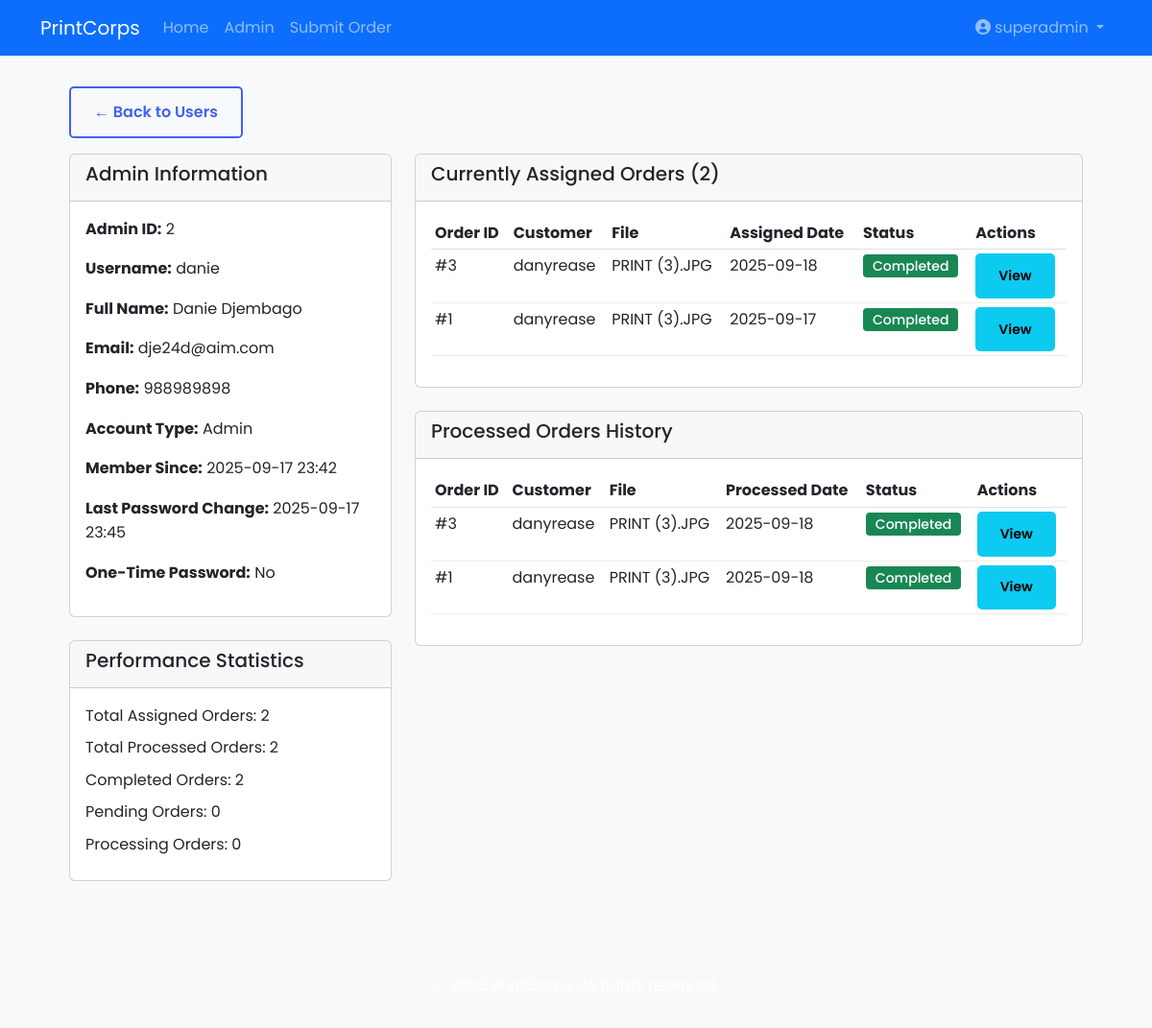
The page /superadmin/admin/2 (signed in) on the database its author committed.
### app.py (models this page shows, shortened)
class User(UserMixin, db.Model):
    id = db.Column(db.Integer, primary_key=True)
    username = db.Column(db.String(100), unique=True, nullable=False)
    email = db.Column(db.String(120), unique=True, nullable=True)
    full_name = db.Column(db.String(150), nullable=True)
    phone_number = db.Column(db.String(20), nullable=True)
    password_hash = db.Column(db.String(200), nullable=False)
    is_admin = db.Column(db.Boolean, default=False)
    is_superadmin = db.Column(db.Boolean, default=False)
    created_at = db.Column(db.DateTime, default=datetime.utcnow)
    password_changed_at = db.Column(db.DateTime, nullable=True)
    is_one_time_password = db.Column(db.Boolean, default=False)
    reset_token = db.Column(db.String(100), nullable=True)
    reset_token_expires = db.Column(db.DateTime, nullable=True)
    location_set = db.Column(db.Boolean, default=False)  # Track if location is set
    orders = db.relationship('Order', backref='customer', foreign_keys='Order.user_id', lazy=True)
    assigned_orders = db.relationship('Order', backref='assigned_admin', foreign_keys='Order.assigned_admin_id', lazy=True)

class Order(db.Model):
    id = db.Column(db.Integer, primary_key=True)
    user_id = db.Column(db.Integer, db.ForeignKey('user.id'))
    assigned_admin_id = db.Column(db.Integer, db.ForeignKey('user.id'), nullable=True)
    processed_by_id = db.Column(db.Integer, db.ForeignKey('user.id'), nullable=True)
    status = db.Column(db.String(20), default='Pending')
    processing_started_at = db.Column(db.DateTime, nullable=True)
    processing_completed_at = db.Column(db.DateTime, nullable=True)
    file_name = db.Column(db.String(200))
    original_filename = db.Column(db.String(200))
    pages = db.Column(db.Integer)
    color = db.Column(db.Boolean, default=False)
    created_at = db.Column(db.DateTime, default=datetime.utcnow)
    updated_at = db.Column(db.DateTime, onupdate=datetime.utcnow)
    cancelled_at = db.Column(db.DateTime, nullable=True)
    cancellation_reason = db.Column(db.Text, nullable=True)
    is_rush = db.Column(db.Boolean, default=False)
    priority_level = db.Column(db.String(20), default='Normal')
    price = db.Column(db.Float)
    user_notes = db.Column(db.Text, nullable=True)
    admin_notes = db.Column(db.Text, nullable=True)
    paper_type = db.Column(db.String(50))
    paper_size = db.Column(db.String(20))
    copies = db.Column(db.Integer, default=1)
    is_template = db.Column(db.Boolean, default=False)
    template_name = db.Column(db.String(100), nullable=True)
    payment_method = db.Column(db.String(20), nullable=False, default='Mobile Money')
    payment_status = db.Column(db.String(20), default='Pending')
    transaction_id = db.Column(db.String(100))
    mobile_money_provider = db.Column(db.String(20))
    mobile_money_number = db.Column(db.String(15))
    auto_page_count = db.Column(db.Boolean, default=False)
    delivery_address = db.Column(db.Text, nullable=True)
    delivery_contact = db.Column(db.String(50), nullable=True)
    delivery_latitude = db.Column(db.Float, nullable=True)
    delivery_longitude = db.Column(db.Float, nullable=True)
    assigned_admin_rel = db.relationship('User', foreign_keys='Order.assigned_admin_id', backref='orders_assigned')
    processed_by_rel = db.relationship('User', foreign_keys='Order.processed_by_id', backref='orders_processed')

### app.py (the view)
    @app.route('/superadmin/admin/<int:admin_id>')
    @login_required
    def admin_detail(admin_id):
        if not current_user.is_superadmin:
            abort(403)
        admin = User.query.get_or_404(admin_id)
        if not admin.is_admin and not admin.is_superadmin:
            flash('This user is not an administrator', 'warning')
            return redirect(url_for('admin_users'))
        assigned_orders = Order.query.filter_by(assigned_admin_id=admin_id).order_by(Order.created_at.desc()).all()
        processed_orders = Order.query.filter_by(processed_by_id=admin_id).order_by(Order.created_at.desc()).all()
        performance_stats = {
            'total_assigned': len(assigned_orders),
            'total_processed': len(processed_orders),
            'completed_orders': sum(1 for o in processed_orders if o.status == 'Completed'),
            'pending_orders': sum(1 for o in assigned_orders if o.status == 'Pending'),
            'processing_orders': sum(1 for o in assigned_orders if o.status == 'Processing'),
        }
        return render_template('admin_detail.html',
                            admin=admin,
                            assigned_orders=assigned_orders,
                            processed_orders=processed_orders,
                            performance_stats=performance_stats)

### app.py (called while the page is built)
@login_manager.user_loader
def load_user(user_id):
    return User.query.get(int(user_id))

### templates/admin_detail.html (shortened to what this page needs)
{% extends "base.html" %}
{% block content %}
<div class="container-fluid">
    <div class="mb-3">
        <a href="{{ url_for('admin_users') }}" class="btn btn-secondary">
            &larr; Back to Users
        </a>
    </div>
    <div class="row">
        <div class="col-md-4">
            <div class="card">
                <div class="card-header">
                    <h5>Admin Information</h5>
                </div>
                <div class="card-body">
                    <div class="mb-3">
                        <strong>Admin ID:</strong> {{ admin.id }}
                    </div>
                    <div class="mb-3">
                        <strong>Username:</strong> {{ admin.username }}
                    </div>
                    <div class="mb-3">
                        <strong>Full Name:</strong> {{ admin.full_name if admin.full_name else 'Not provided' }}
                    </div>
                    <div class="mb-3">
                        <strong>Email:</strong> {{ admin.email if admin.email else 'Not provided' }}
                    </div>
                    <div class="mb-3">
                        <strong>Phone:</strong> {{ admin.phone_number if admin.phone_number else 'Not provided' }}
                    </div>
                    <div class="mb-3">
                        <strong>Account Type:</strong>
                        {% if admin.is_superadmin %}Super Admin
                        {% else %}Admin
                        {% endif %}
                    </div>
                    <div class="mb-3">
                        <strong>Member Since:</strong> {{ admin.created_at.strftime('%Y-%m-%d %H:%M') }}
                    </div>
                    <div class="mb-3">
                        <strong>Last Password Change:</strong>
                        {% if admin.password_changed_at %}
                            {{ admin.password_changed_at.strftime('%Y-%m-%d %H:%M') }}
                        {% else %}
                            Never changed
                        {% endif %}
                    </div>
                    <div class="mb-3">
                        <strong>One-Time Password:</strong>
                        {{ 'Yes' if admin.is_one_time_password else 'No' }}
                    </div>
                </div>
            </div>
            <div class="card mt-4">
                <div class="card-header">
                    <h5>Performance Statistics</h5>
                </div>
                <div class="card-body">
                    <div class="mb-2">Total Assigned Orders: {{ performance_stats.total_assigned }}</div>
                    <div class="mb-2">Total Processed Orders: {{ performance_stats.total_processed }}</div>
                    <div class="mb-2">Completed Orders: {{ performance_stats.completed_orders }}</div>
                    <div class="mb-2">Pending Orders: {{ performance_stats.pending_orders }}</div>
                    <div class="mb-2">Processing Orders: {{ performance_stats.processing_orders }}</div>
                </div>
            </div>
        </div>
        <div class="col-md-8">
            <div class="card mb-4">
                <div class="card-header">
                    <h5>Currently Assigned Orders ({{ assigned_orders|length }})</h5>
                </div>
                <div class="card-body">
                    {% if assigned_orders %}
                    <div class="table-responsive">
                        <table class="table table-sm">
                            <thead>
                                <tr>
                                    <th>Order ID</th>
                                    <th>Customer</th>
                                    <th>File</th>
                                    <th>Assigned Date</th>
                                    <th>Status</th>
                                    <th>Actions</th>
                                </tr>
                            </thead>
                            <tbody>
                                {% for order in assigned_orders %}
                                <tr>
                                    <td>#{{ order.id }}</td>
                                    <td>{{ order.customer.username }}</td>
                                    <td>{{ order.original_filename|truncate(20) }}</td>
                                    <td>{{ order.created_at.strftime('%Y-%m-%d') }}</td>
                                    <td>
                                        <span class="badge bg-{% if order.status == 'Completed' %}success
                                        {% elif order.status == 'Processing' %}info
                                        {% elif order.status == 'Cancelled' %}danger
                                        {% else %}warning{% endif %}">
                                            {{ order.status }}
                                        </span>
                                    </td>
                                    <td>
                                        <a href="{{ url_for('view_order', order_id=order.id) }}" class="btn btn-sm btn-info">
                                            View
                                        </a>
                                    </td>
                                </tr>
                                {% endfor %}
                            </tbody>
                        </table>
                    </div>
                    {% else %}
                    <p class="text-muted">No orders currently assigned</p>
                    {% endif %}
                </div>
            </div>
            <div class="card">
                <div class="card-header">
                    <h5>Processed Orders History</h5>
                </div>
                <div class="card-body">
                    {% if processed_orders %}
                    <div class="table-responsive">
                        <table class="table table-sm">
                            <thead>
                                <tr>
                                    <th>Order ID</th>
                                    <th>Customer</th>
                                    <th>File</th>
                                    <th>Processed Date</th>
                                    <th>Status</th>
                                    <th>Actions</th>
                                </tr>
                            </thead>
                            <tbody>
                                {% for order in processed_orders %}
                                <tr>
                                    <td>#{{ order.id }}</td>
                                    <td>{{ order.customer.username }}</td>
                                    <td>{{ order.original_filename|truncate(20) }}</td>
                                    <td>{{ order.processing_completed_at.strftime('%Y-%m-%d') if order.processing_completed_at else 'N/A' }}</td>
                                    <td>
                                        <span class="badge bg-{% if order.status == 'Completed' %}success
                                        {% elif order.status == 'Processing' %}info
                                        {% elif order.status == 'Cancelled' %}danger
                                        {% else %}warning{% endif %}">
                                            {{ order.status }}
                                        </span>
                                    </td>
                                    <td>
                                        <a href="{{ url_for('view_order', order_id=order.id) }}" class="btn btn-sm btn-info">
                                            View
                                        </a>
                                    </td>
                                </tr>
                                {% endfor %}
                            </tbody>
                        </table>
                    </div>
                    {% else %}
                    <p class="text-muted">No orders processed yet</p>
                    {% endif %}
                </div>
            </div>
        </div>
    </div>
</div>
{% endblock %}

### templates/base.html (shortened to what this page needs)
<!DOCTYPE html>
<html lang="en">
<head>
    <link href="https://cdn.jsdelivr.net/npm/bootstrap@5.3.0/dist/css/bootstrap.min.css" rel="stylesheet">
    <link rel="stylesheet" href="{{ url_for('static', filename='css/style.css') }}">
    <link rel="stylesheet" href="https://cdnjs.cloudflare.com/ajax/libs/font-awesome/6.0.0/css/all.min.css">
</head>
<body>
    <nav class="navbar navbar-expand-lg navbar-dark bg-primary">
        <div class="container">
            <a class="navbar-brand" href="{{ url_for('home') }}">PrintCorps</a>
            <div class="collapse navbar-collapse" id="navbarContent">
                <ul class="navbar-nav me-auto">
                    <li class="nav-item">
                        <a class="nav-link" href="{{ url_for('home') }}">Home</a>
                    </li>
                    {% if current_user.is_authenticated %}
                    <li class="nav-item">
                        {% if current_user.is_admin or current_user.is_superadmin %}
                            <a class="nav-link" href="{{ url_for('admin_dashboard') }}">Admin</a>
                        {% else %}
                            <a class="nav-link" href="{{ url_for('dashboard') }}">Dashboard</a>
                        {% endif %}
                    </li>
                    <li class="nav-item">
                        <a class="nav-link" href="{{ url_for('upload_file') }}">Submit Order</a>
                    </li>
                    {% endif %}
                </ul>
                <ul class="navbar-nav">
                    {% if current_user.is_authenticated %}
                    <li class="nav-item dropdown">
                        <a class="nav-link dropdown-toggle" href="#" role="button" data-bs-toggle="dropdown">
                            <i class="fas fa-user-circle me-1"></i>{{ current_user.username }}
                        </a>
                    </li>
                    {% endif %}
                </ul>
            </div>
        </div>
    </nav>
    <main>
        {% block content %}{% endblock %}
    </main>
    <footer class="bg-light text-center py-3 mt-5">
        <p>&copy; {{ now.year }} PrintCorps. All rights reserved.</p>
    </footer>
</body>
</html>

### static/css/style.css (style rules this page uses)
:root { --primary-color: #4361ee; --secondary-color: #3f37c9; --light-color: #f8f9fa; --dark-color: #212529; --success-color: #4cc9f0; --danger-color: #f72585; --warning-color: #ff9e00; }
* { margin: 0; padding: 0; box-sizing: border-box; font-family: 'Poppins', sans-serif; }
body { background-color: var(--light-color); color: var(--dark-color); line-height: 1.6; }
nav { display: flex; justify-content: space-between; align-items: center; padding: 1rem 5%; max-width: 1200px; margin: 0 auto; }
main { min-height: calc(100vh - 120px); padding: 2rem 5%; max-width: 1200px; margin: 0 auto; }
.btn { display: inline-block; padding: 0.8rem 1.5rem; border-radius: 5px; text-decoration: none; font-weight: 600; transition: all 0.3s; cursor: pointer; border: none; }
.btn-secondary { background-color: transparent; color: var(--primary-color); border: 2px solid var(--primary-color); }
table { width: 100%; border-collapse: collapse; }
th { background: var(--primary-color); color: white; padding: 1rem; text-align: left; }
td { padding: 1rem; border-bottom: 1px solid #eee; }
.badge { padding: 0.3rem 0.8rem; border-radius: 20px; font-size: 0.8rem; font-weight: 500; display: inline-block; }
footer { background-color: var(--dark-color); color: white; text-align: center; padding: 1.5rem; }
.badge { padding: 5px 10px; border-radius: 4px; font-size: 14px; }
@media (min-width: 1200px) { .row { display: flex; flex-wrap: wrap; } }

### rows shown on the page
User: username "superadmin"
User: id "2", username "danie", full_name "Danie Djembago", email "dje24d@aim.com", phone_number "988989898", created_at "2025-09-17 23:42", password_changed_at "2025-09-17 23:45", is_one_time_password "No"
Order: id "3", customer.username "danyrease", original_filename "PRINT (3).JPG", created_at "2025-09-18", status "Completed", processing_completed_at "2025-09-18"
Order: id "1", customer.username "danyrease", original_filename "PRINT (3).JPG", created_at "2025-09-17", status "Completed", processing_completed_at "2025-09-18"

### other values the page prints
{{ performance_stats.total_assigned }} "2"
{{ performance_stats.total_processed }} "2"
{{ performance_stats.completed_orders }} "2"
{{ performance_stats.pending_orders }} "0"
{{ performance_stats.processing_orders }} "0"
{{ assigned_orders|length }} "2"
